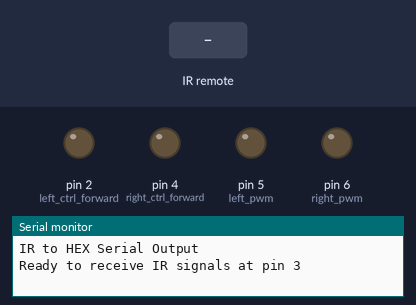
The program below on a simulated Arduino Uno, built with avr-gcc and run on an emulated ATmega328P. Parts: output pins drawn as LEDs (lit = HIGH), the last lines printed to the serial monitor. The inputs (shaded band) are chosen by the test bench.

Above: at 1.2 s.
1.3 s: infrared code 0x46 received
At 1.4 s:
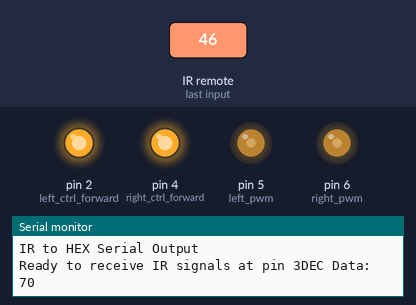
3.0 s: infrared code 0x43 received
At 3.1 s:
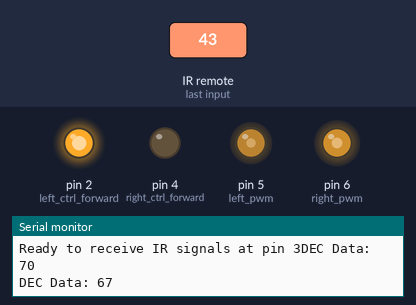
4.7 s: infrared code 0x44 received
At 4.8 s:
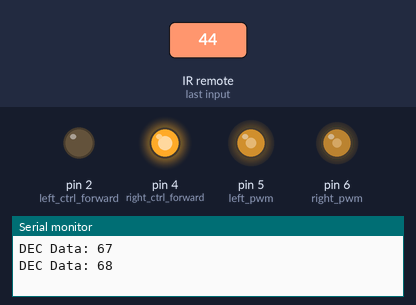
6.4 s: infrared code 0x15 received
At 6.5 s:
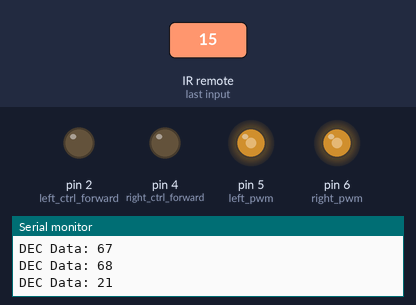
Timing chart, 0 to 9.1 s (numbered marks = the images above; inputs shaded):
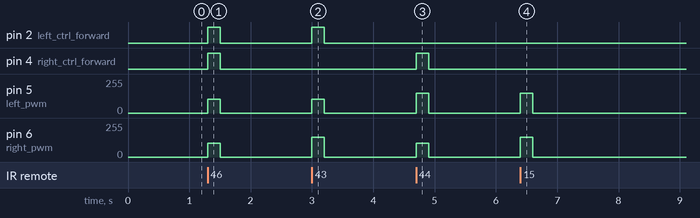

Measured:
- after the input at 1.3 s, pin 2 (left_ctrl_forward), pin 4 (right_ctrl_forward): LOW → HIGH at once, → LOW 0.20 s later; pin 5 (left_pwm), pin 6 (right_pwm): 0/255 → 105/255 at once, → 0/255 0.20 s later
- after the input at 3.0 s, pin 2 (left_ctrl_forward): LOW → HIGH at once, → LOW 0.20 s later; pin 5 (left_pwm): 0/255 → 105/255 at once, → 0/255 0.20 s later; pin 6 (right_pwm): 0/255 → 150/255 at once, → 0/255 0.20 s later
- after the input at 4.7 s, pin 4 (right_ctrl_forward): LOW → HIGH at once, → LOW 0.20 s later; pin 5 (left_pwm): 0/255 → 150/255 at once, → 0/255 0.20 s later; pin 6 (right_pwm): 0/255 → 105/255 at once, → 0/255 0.20 s later
- after the input at 6.4 s, pin 5 (left_pwm), pin 6 (right_pwm): 0/255 → 150/255 at once, → 0/255 0.20 s later

The program:

main.cpp
```cpp
#include <Arduino.h>
#include <IRremote.hpp>

#define IR_RECEIVE_PIN 3
// Für Ultraschallsensor
#define TRIG_PIN 12
#define ECHO_PIN 13

long duration;
float distance;

unsigned long startZeit = millis();
unsigned long aktuelleZeit = millis();
unsigned long echoZeit = millis();

int left_ctrl_forward = 2;
int right_ctrl_forward = 4;

int left_pwm = 5;
int right_pwm = 6;

int speed1 = 105;
int speed2 = 150;


void setup()
{
  Serial.begin(9600);
  pinMode(IR_RECEIVE_PIN, INPUT);
  pinMode(left_ctrl_forward, OUTPUT);
  pinMode(right_ctrl_forward, OUTPUT);
  pinMode(left_pwm, OUTPUT);
  pinMode(right_pwm, OUTPUT);
  // Für Ultraschallsensor
  pinMode(TRIG_PIN, OUTPUT);
  pinMode(ECHO_PIN, INPUT);


  while (!Serial);
  Serial.println(F("IR to HEX Serial Output"));
  IrReceiver.begin(IR_RECEIVE_PIN, ENABLE_LED_FEEDBACK);
  Serial.print(F("Ready to receive IR signals at pin 3"));
}

void loop()
{


  // duration = pulseIn(ECHO_PIN, HIGH);
  // distance = (duration * 0.0343) / 2;


  while (IrReceiver.decode())
  {
    startZeit = millis();
    Serial.print(F("DEC Data: "));
    Serial.print(IrReceiver.decodedIRData.command, DEC);
    Serial.println();
    IrReceiver.resume();


    if (IrReceiver.decodedIRData.command == 70)
    {
      // Beide Seiten vorwärts
      analogWrite(left_pwm, speed1);
      analogWrite(right_pwm, speed1);
      digitalWrite(left_ctrl_forward, HIGH);
      digitalWrite(right_ctrl_forward, HIGH);


    }

    else if (IrReceiver.decodedIRData.command == 67)
    {
      // Linke Seite vorwärts, rechte Seite rückwärts (Rechtsdrehung)
      digitalWrite(left_ctrl_forward, HIGH);
      digitalWrite(right_ctrl_forward, LOW);
      analogWrite(left_pwm, speed1);
      analogWrite(right_pwm, speed2);
    }

    else if (IrReceiver.decodedIRData.command == 68)
    {
      // Linke Seite rückwärts, rechte Seite vorwärts (Linksdrehung)
      digitalWrite(left_ctrl_forward, LOW);
      digitalWrite(right_ctrl_forward, HIGH);
      analogWrite(left_pwm, speed2);
      analogWrite(right_pwm, speed1);
    }

    else if (IrReceiver.decodedIRData.command == 21)
    {
      // Beide Seiten rückwärts
      digitalWrite(left_ctrl_forward, LOW);
      digitalWrite(right_ctrl_forward, LOW);
      analogWrite(left_pwm, speed2);
      analogWrite(right_pwm, speed2);
    }


  }
  aktuelleZeit = millis();
  if (aktuelleZeit - startZeit > 200)
  {
    // Bei keinem Input stoppen
    analogWrite(left_pwm, 0);
    analogWrite(right_pwm, 0);
    digitalWrite(left_ctrl_forward, LOW);
    digitalWrite(right_ctrl_forward, LOW);
  }
}
```
